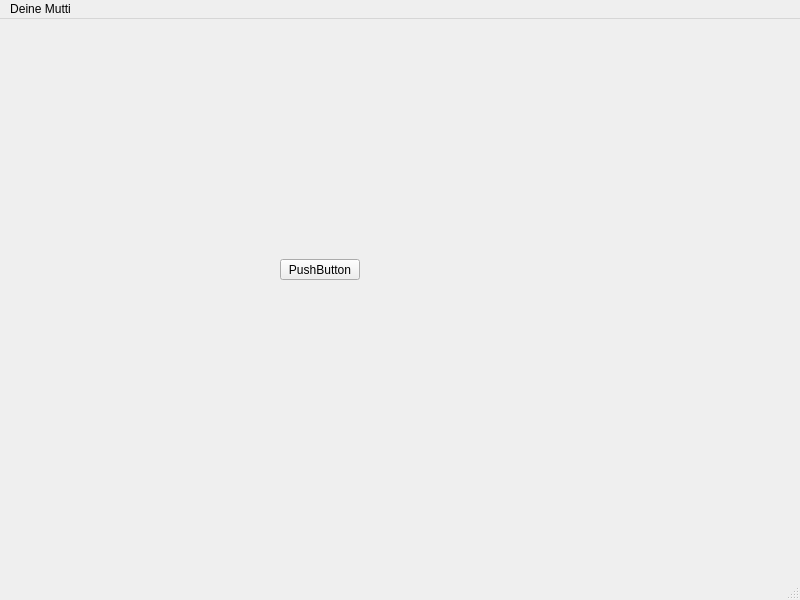
<?xml version="1.0" encoding="UTF-8"?>
<ui version="4.0">
 <class>MainWindow</class>
 <widget class="QMainWindow" name="MainWindow">
  <property name="geometry">
   <rect>
    <x>0</x>
    <y>0</y>
    <width>800</width>
    <height>600</height>
   </rect>
  </property>
  <property name="windowTitle">
   <string>MainWindow</string>
  </property>
  <widget class="QWidget" name="centralwidget">
   <widget class="QPushButton" name="pushButton">
    <property name="geometry">
     <rect>
      <x>280</x>
      <y>240</y>
      <width>80</width>
      <height>21</height>
     </rect>
    </property>
    <property name="text">
     <string>PushButton</string>
    </property>
   </widget>
  </widget>
  <widget class="QMenuBar" name="menubar">
   <property name="geometry">
    <rect>
     <x>0</x>
     <y>0</y>
     <width>800</width>
     <height>20</height>
    </rect>
   </property>
   <widget class="QMenu" name="menuDeine_Mutti">
    <property name="title">
     <string>Deine Mutti</string>
    </property>
   </widget>
   <addaction name="menuDeine_Mutti"/>
  </widget>
  <widget class="QStatusBar" name="statusbar"/>
 </widget>
 <resources/>
 <connections/>
</ui>
